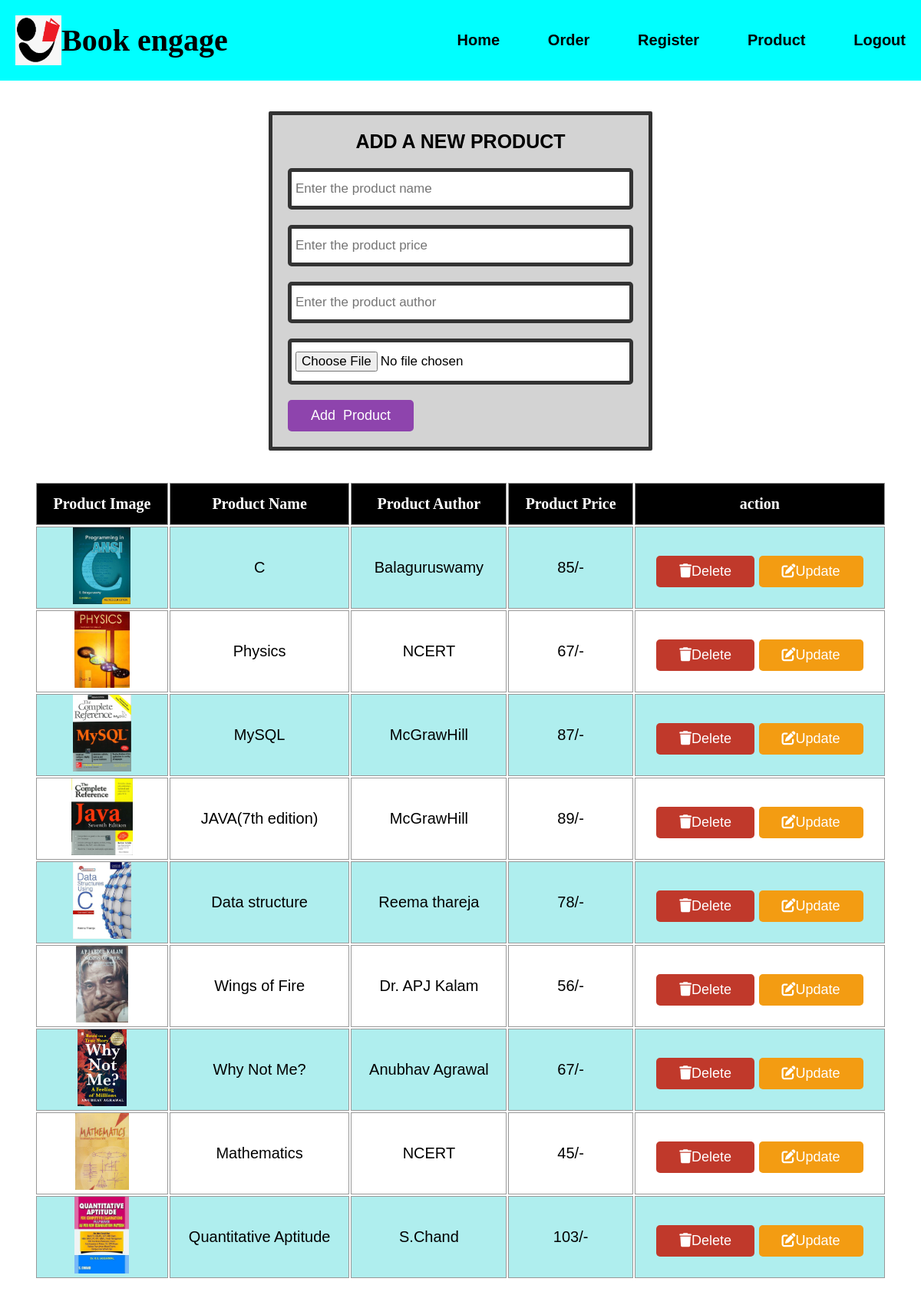
The app's page /adminpages/adminproduct.php with its own data.
### tables this page shows
CREATE TABLE `products` (
  `id` int NOT NULL AUTO_INCREMENT,
  `name` varchar(50) DEFAULT NULL,
  `price` float DEFAULT NULL,
  `image` longblob,
  `author` varchar(50) DEFAULT NULL,
  PRIMARY KEY (`id`)
);

### adminpages/adminproduct.php (the view, shortened to what this page needs)
<?php
$con = new mysqli('localhost', 'root', '@iksha012', 'book_engage');
?>
<!DOCTYPE html>
<html lang="en">
<head>
    <link rel="stylesheet" href="https://cdnjs.cloudfare.com/ajax/libs/font-awesome/4.7.0/css/font-awesome.min.css">
    <link rel="stylesheet" href="admin.css">
</head>
<body>
<header class="header">
    <div class="flex">
      <img src="Logo.jpg" alt="" width="60px" height="65px">
        <a href="#" class="logo">Book engage</a>
        <nav class="navbar">
            <a href="admin2ndpage.php">Home</a>
            <a href="Orderlist.php">Order</a>
            <a href="registerlist.php">Register</a>
            <a href="adminproduct.php">Product</a>
            <a href="./adminlogin.php">Logout</a>
        </nav>
    </div>
</header>
<div class="container">
    <section>
        <form action="admin_insert.php" method="post" class="add-product-form" enctype="multipart/form-data">
             <h3>add a new product</h3>
             <input type="text" name="p_name" placeholder="Enter the product name" class="box" required>
             <input type="number" name="p_price" placeholder="Enter the product price" class="box" required>
             <input type="text" name="p_author" placeholder="Enter the product author" class="box" required>
             <input type="file" name="p_image" accept="image/png, image/jpg, image/jpeg" class="box" required>
             <input type="submit" value="add  product" name="add_product" class="btn">
        </form>
    </section>
<section class="display-product-table">
    <table>
        <thead>
            <th>Product Image</th>
            <th>Product Name</th>
            <th>Product Author</th>
            <th>Product Price</th>
            <th>action</th>
        </thead>
        <tbody>
            <?php
               $select_product = mysqli_query($con, "SELECT * FROM products");
               if(mysqli_num_rows($select_product) > 0){
                  while($row = mysqli_fetch_assoc($select_product)){
             ?>
             <tr>
                <td><img src="uploaded_img/<?php echo $row['image']; ?>" height="100" alt=""></td>
                <td><?php echo $row['name']; ?></td>
                <td><?php echo $row['author']; ?></td>
                <td><?php echo $row['price']; ?>/-</td>
                <td>
                    <a href="delete_product.php?delete=<?php echo $row['id']; ?>" class="delete-btn"
                    onclick="return confirm('are you sure you want to delete this?');">
                    <i class="fas fa-trash"></i>delete</a>
                    <a href="edit_product.php?edit=<?php echo $row['id']; ?>" class="option-btn">
                    <i class="fas fa-edit"></i>update</a>
                </td>
             </tr>
            <?php
                }
                }else{
                    echo "<div class='empty'>No product added</div>";
                }
            ?>
        </tbody>
    </table>
</section>
</div>
 </body>
 </html>

### adminpages/admin.css (style rules this page uses)
:root { --purple:#8e44ad; --red:#c0392b; --orange:#f39c12; --black:#333; --white:#fff; --light-color:#666; --light-white:#ccc; --light-bg:#f5f5f5; --border:0.5rem solid var(--black); --box-shadow:0.5rem 0.5rem rgba(0,0,0,.1); }
* { font-family: 'Rubik', sans-serif; margin: 0; padding: 0; box-sizing: border-box; outline: none; border: none; text-decoration: none; transition: all .2s linear; }
html { font-size: 62.5%; overflow-x: hidden; }
.container { max-width: 1150px; margin: 0 auto; }
section { padding: 2rem; }
.btn, .option-btn, .delete-btn, .white-btn { display: inline-block; margin-top: 1rem; padding: 1rem 3rem; cursor: pointer; color: var(--white); font-size: 1.8rem; border-radius: .5rem; text-transform: capitalize; }
.white-btn, .btn { background-color: var(--purple); }
.option-btn { background-color:var(--orange); }
.delete-btn { background-color: var(--red); }
.header { background-color: aqua; position: sticky; top: 0;left: 0; z-index: 1000; }
.header .flex { display: flex; align-items: center; padding: 2rem 2rem; max-width: 1200px; margin: 0 auto; }
.header .flex .logo { margin-right: auto; font-family:Georgia, 'Times New Roman', Times, serif; font-weight:bolder; font-size: 4rem; color:black; }
.header .flex .navbar a { margin-left: 6rem; font-size: 2rem; font-weight: bold; color: black; }
.add-product-form { max-width: 50rem; margin: 0 auto; margin-top: 2rem; padding: 2rem; border-radius: .2rem; background-color: lightgrey; border: var(--border); }
.add-product-form h3 { color: black; margin-bottom: 1rem; text-align: center; font-size: 2.5rem; text-align: center; text-transform: uppercase }
.add-product-form .box { text-transform: none; border-radius: .5rem; padding: 1.2rem .5rem; font-size: 1.7rem; margin: 1rem 0; background-color: white; color: #000; width: 100%; border: var(--border); }
.display-product-table table { width: 100%; text-align: center; }
.display-product-table table thead th { padding: 1.5rem; font-size: 2rem; background-color: black; color: white; }
.display-product-table table td { padding: 1.5rem; font-size: 2rem; color: black; }
.display-product-table table td:first-child { padding: 0; }
.display-product-table table tr:nth-child(odd) { background-color: paleturquoise; }
td, th { border: 1px solid #999; padding: 20px; font-size: x-small; text-align: center; }
th { background: brown; color: black; font-weight:900; font-family:Cambria, Cochin, Georgia, Times, 'Times New Roman', serif; font-size: 20px; border-radius: 0; position: sticky; top: 0; padding: 15px; }
* { margin: 0px; padding: 0px; }

### records on screen
products: image (picture), name "C", author "Balaguruswamy", price "85"
products: image (picture), name "Physics", author "NCERT", price "67"
products: image (picture), name "MySQL", author "McGrawHill", price "87"
products: image (picture), name "JAVA(7th edition)", author "McGrawHill", price "89"
products: image (picture), name "Data structure", author "Reema thareja", price "78"
products: image (picture), name "Wings of Fire", author "Dr. APJ Kalam", price "56"
products: image (picture), name "Why Not Me?", author "Anubhav Agrawal", price "67"
products: image (picture), name "Mathematics", author "NCERT", price "45"
products: image (picture), name "Quantitative Aptitude", author "S.Chand", price "103"
